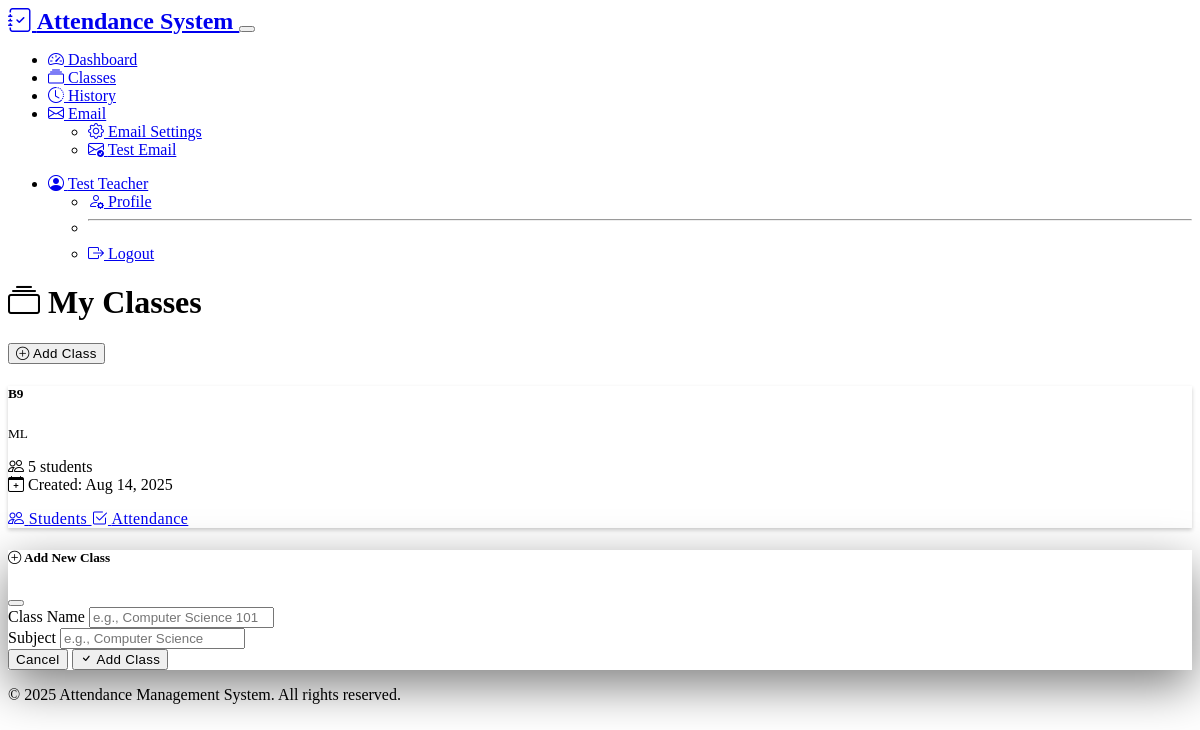
Screenshot of /classes (signed in) with the database file from the repository.
### models.py (models this page shows, shortened)
class Class(db.Model):
    id = db.Column(db.Integer, primary_key=True)
    name = db.Column(db.String(100), nullable=False)
    subject = db.Column(db.String(100), nullable=False)
    teacher_id = db.Column(db.Integer, db.ForeignKey('teacher.id'), nullable=False)
    created_at = db.Column(db.DateTime, default=datetime.utcnow)
    students = db.relationship('Student', backref='class_ref', lazy=True, cascade='all, delete-orphan')
    attendance_records = db.relationship('Attendance', backref='class_ref', lazy=True, cascade='all, delete-orphan')

### routes.py (the view)
@main_bp.route('/classes')
def classes():
    if not require_login():
        return redirect(url_for('main.login'))
    teacher_id = session['teacher_id']
    teacher_classes = Class.query.filter_by(teacher_id=teacher_id).all()
    return render_template('classes.html', classes=teacher_classes)

### routes.py (called while the page is built)
def require_login():
    if 'teacher_id' not in session:
        return False
    return True

### templates/classes.html (shortened to what this page needs)
{% extends "base.html" %}
{% block content %}
<div class="row">
    <div class="col-12">
        <div class="d-flex justify-content-between align-items-center mb-4">
            <h1><i class="bi bi-collection"></i> My Classes</h1>
            <button class="btn btn-primary" data-bs-toggle="modal" data-bs-target="#addClassModal">
                <i class="bi bi-plus-circle"></i> Add Class
            </button>
        </div>
    </div>
</div>
{% if classes %}
<div class="row">
    {% for class in classes %}
    <div class="col-md-6 col-lg-4 mb-4">
        <div class="card h-100">
            <div class="card-header">
                <h5 class="card-title mb-0">{{ class.name }}</h5>
                <small class="text-muted">{{ class.subject }}</small>
            </div>
            <div class="card-body">
                <p class="card-text">
                    <i class="bi bi-people"></i> {{ class.students|length }} students<br>
                    <i class="bi bi-calendar-plus"></i> Created: {{ class.created_at.strftime('%b %d, %Y') }}
                </p>
            </div>
            <div class="card-footer">
                <div class="btn-group w-100" role="group">
                    <a href="{{ url_for('main.students', class_id=class.id) }}" class="btn btn-outline-primary btn-sm">
                        <i class="bi bi-people"></i> Students
                    </a>
                    <a href="{{ url_for('main.attendance', class_id=class.id) }}" class="btn btn-outline-success btn-sm">
                        <i class="bi bi-check2-square"></i> Attendance
                    </a>
                </div>
            </div>
        </div>
    </div>
    {% endfor %}
</div>
{% endif %}
<div class="modal fade" id="addClassModal" tabindex="-1">
    <div class="modal-dialog">
        <div class="modal-content">
            <div class="modal-header">
                <h5 class="modal-title"><i class="bi bi-plus-circle"></i> Add New Class</h5>
                <button type="button" class="btn-close" data-bs-dismiss="modal"></button>
            </div>
            <form method="POST" action="{{ url_for('main.add_class') }}">
                <div class="modal-body">
                    <div class="mb-3">
                        <label for="name" class="form-label">Class Name</label>
                        <input type="text" class="form-control" id="name" name="name" required placeholder="e.g., Computer Science 101">
                    </div>
                    <div class="mb-3">
                        <label for="subject" class="form-label">Subject</label>
                        <input type="text" class="form-control" id="subject" name="subject" required placeholder="e.g., Computer Science">
                    </div>
                </div>
                <div class="modal-footer">
                    <button type="button" class="btn btn-secondary" data-bs-dismiss="modal">Cancel</button>
                    <button type="submit" class="btn btn-primary">
                        <i class="bi bi-check"></i> Add Class
                    </button>
                </div>
            </form>
        </div>
    </div>
</div>
{% endblock %}

### static/css/style.css (style rules this page uses)
:root { --bs-border-radius: 0.5rem; --bs-border-radius-lg: 0.75rem; }
.card { border: none; box-shadow: 0 0.125rem 0.25rem rgba(0, 0, 0, 0.2); transition: transform 0.2s ease-in-out, box-shadow 0.2s ease-in-out; }
.btn { font-weight: 500; letter-spacing: 0.025em; transition: all 0.2s ease-in-out; }
.modal-content { border: none; box-shadow: 0 1rem 3rem rgba(0, 0, 0, 0.5); }
.modal-header { border-bottom: 1px solid var(--bs-border-color); }
.modal-footer { border-top: 1px solid var(--bs-border-color); }
[data-bs-theme="dark"] { --bs-body-bg: #1a1d23; --bs-body-color: #dee2e6; }
[data-bs-theme="dark"] .card { background-color: var(--bs-dark); border-color: var(--bs-border-color); }

### rows the page displays
Class: name "B9", subject "ML", students|length "5", created_at "Aug 14, 2025"

### other values shown
{{ session.teacher_name }} "Test Teacher"
